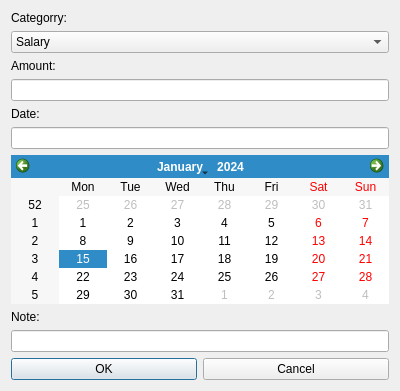
<?xml version="1.0" encoding="UTF-8"?>
<ui version="4.0">
 <class>Dialog</class>
 <widget class="QDialog" name="Dialog">
  <property name="geometry">
   <rect>
    <x>0</x>
    <y>0</y>
    <width>400</width>
    <height>362</height>
   </rect>
  </property>
  <property name="windowTitle">
   <string>Dialog</string>
  </property>
  <layout class="QGridLayout" name="gridLayout">
   <item row="0" column="0">
    <layout class="QVBoxLayout" name="verticalLayout">
     <item>
      <widget class="QLabel" name="label">
       <property name="text">
        <string>Categorry:</string>
       </property>
      </widget>
     </item>
     <item>
      <widget class="QComboBox" name="cbbCategory">
       <item>
        <property name="text">
         <string>Salary</string>
        </property>
       </item>
       <item>
        <property name="text">
         <string>Allowance</string>
        </property>
       </item>
       <item>
        <property name="text">
         <string>Full-time job</string>
        </property>
       </item>
       <item>
        <property name="text">
         <string>Part-time job</string>
        </property>
       </item>
       <item>
        <property name="text">
         <string>Other</string>
        </property>
       </item>
      </widget>
     </item>
     <item>
      <widget class="QLabel" name="label_2">
       <property name="text">
        <string>Amount:</string>
       </property>
      </widget>
     </item>
     <item>
      <widget class="QLineEdit" name="txtAmount"/>
     </item>
     <item>
      <widget class="QLabel" name="label_3">
       <property name="text">
        <string>Date:</string>
       </property>
      </widget>
     </item>
     <item>
      <widget class="QLineEdit" name="txtDate"/>
     </item>
     <item>
      <widget class="QCalendarWidget" name="calendarWidget"/>
     </item>
     <item>
      <widget class="QLabel" name="label_4">
       <property name="text">
        <string>Note:</string>
       </property>
      </widget>
     </item>
     <item>
      <widget class="QLineEdit" name="txtNote"/>
     </item>
     <item>
      <spacer name="verticalSpacer">
       <property name="orientation">
        <enum>Qt::Vertical</enum>
       </property>
       <property name="sizeHint" stdset="0">
        <size>
         <width>20</width>
         <height>40</height>
        </size>
       </property>
      </spacer>
     </item>
     <item>
      <layout class="QHBoxLayout" name="horizontalLayout">
       <item>
        <widget class="QPushButton" name="btnOK">
         <property name="text">
          <string>OK</string>
         </property>
        </widget>
       </item>
       <item>
        <widget class="QPushButton" name="btnCancel">
         <property name="text">
          <string>Cancel</string>
         </property>
        </widget>
       </item>
      </layout>
     </item>
    </layout>
   </item>
  </layout>
 </widget>
 <resources/>
 <connections/>
</ui>
